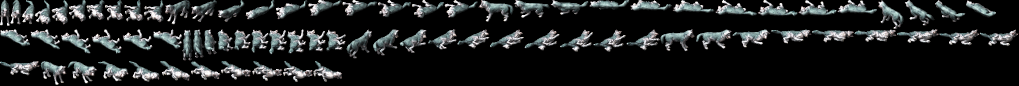
#> input picture godot/assets/combat_v4/source_vl/ani011_die.webp, 2038 x 171 px (shown at 1/2 size)
$ python -i paf04_glass_guard_assets.py   (imports and definitions only)
#> lines starting #> are read from the running program, lines starting #| are printed output that depends on the picture; after the words box and inside, x2 and y2 are one past the last pixel; in counts of white or black regions, pixels touching at a corner belong together
#!/usr/bin/env python3
"""PAF04 Hộ Mệnh Lưu Văn: FIRST-PARTY translucent GLASS-energy GUARD.
Original supersampled RGBA crystal petals, caustic reflections, pearlescent silk.
One moving SELF target, not a projectile, attack or status writer. NO rig, NO GIF.
All source layers and frames reproducible at exact Git SHA.
"""
from pathlib import Path
from PIL import Image,ImageDraw,ImageFilter
from paf04_r7_painterly_guard import charge as r7_charge, glass_shell as r7_shell, lock as r7_lock, shimmer as r7_shimmer
import math,random,hashlib
ROOT=Path(__file__).resolve().parents[2]
BASE=ROOT/'godot/labs/combat_lab/talisman14'
ASSET=BASE/'assets';SOURCE=BASE/'art_sources'
S=2
def pt(p):return [(round(x*S),round(y*S)) for x,y in p]
# [7 lines left out: function b3, not called in this run]
def new(w,h):return Image.new('RGBA',(w*S,h*S))
def L(d,pts,c,w=1):
    d.line(pt(pts),fill=c,width=max(1,round(S*w)),joint='curve')
# [4 lines left out: function glow, not called in this run]
def final(image,w,h):return image.resize((w,h),Image.Resampling.LANCZOS)
# [40 lines left out: functions shard, charge, not called in this run]
def shell(i,n=16,front=False):
    """Organic liquid-crystal protection: transparent flowing ribbons, not rings/UI."""
#> called with n = 16, front = False
    q=i/max(1,n-1)
    out=new(352,448)
#> out: PIL image 704x896 RGBA; every value is 0
    # Very low-opacity refractive surface: performer is visible through every layer.
    m=Image.new('L',(352*S,448*S),0)
#> m: PIL image 704x896 L; every value is 0
    ImageDraw.Draw(m).ellipse(pt([(73,109),(288,369)]),fill=25 if not front else 9)
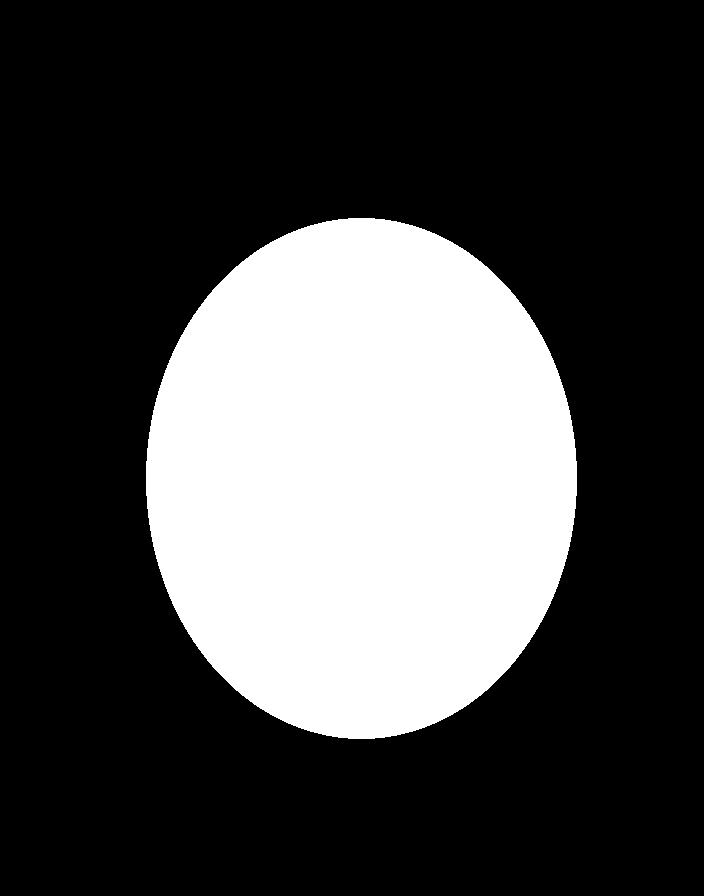
#> m: PIL image 704x896 L; values 0 (black) and 25 (white), 27.9% white; 1 white region, box (x1, y1, x2, y2) and area: (146, 218, 577, 739) 176283
    body=Image.new('RGBA',m.size,(42,225,201,0))
    body.putalpha(m.filter(ImageFilter.GaussianBlur(19*S)))
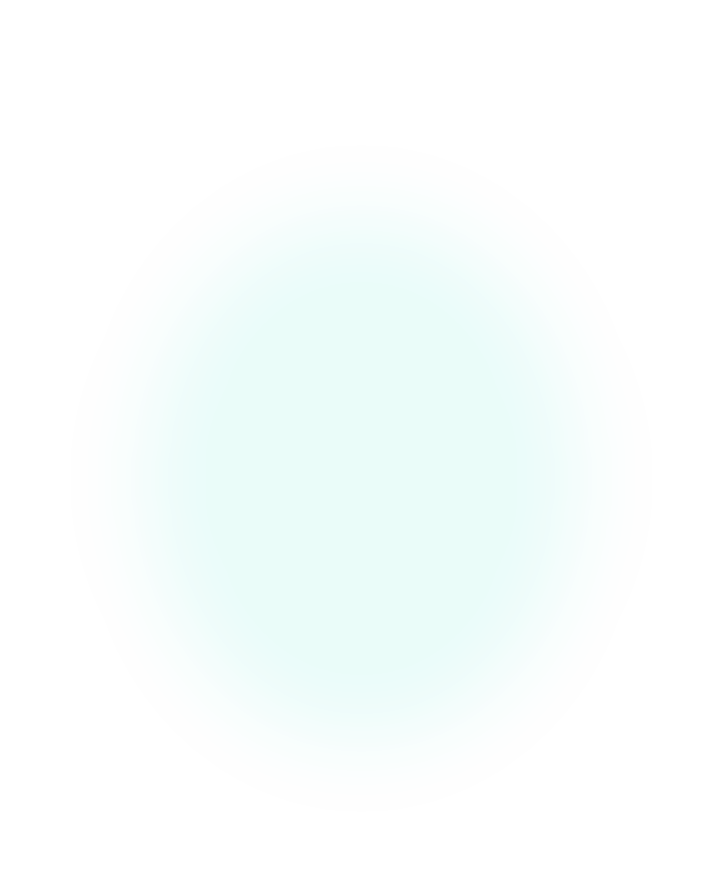
#> body: PIL image 704x896 RGBA; mean R, G, B, A 42, 225, 201, 7; transparent parts drawn white
    out.alpha_composite(body)
    # Seven differently authored silk-glass ribbons wrap around the self character.
    paths=[
        ((151,125),(97,129),(63,198),(98,311),25),
        ((196,119),(250,150),(301,200),(254,314),30),
        ((103,166),(130,95),(213,100),(242,162),22),
        ((92,293),(117,355),(160,372),(194,342),24),
        ((256,284),(252,347),(198,367),(174,341),23),
        ((111,216),(147,179),(202,182),(247,230),12),
        ((243,246),(199,267),(150,265),(108,252),10),
    ]
    paint=new(352,448);d=ImageDraw.Draw(paint,'RGBA')
    for k,(a,b,c,e,width) in enumerate(paths):
        if front and k in (2,5,6):continue
        if not front and k in (3,4):continue
        sway=7*math.sin(q*5+k*.9)
        a=(a[0]+sway*.2,a[1])
        b=(b[0]+sway*.55,b[1]+4*math.sin(q*5+k))
        c=(c[0]-sway*.4,c[1]-4*math.cos(q*4+k))
        e=(e[0]-sway*.2,e[1])
        arc=b3(a,b,c,e,44)
        left=[];right=[]
        for j,(x,y) in enumerate(arc):
            z=j/max(1,len(arc)-1)
            prev=arc[max(0,j-1)];nxt=arc[min(len(arc)-1,j+1)]
            vx=nxt[0]-prev[0];vy=nxt[1]-prev[1]
            length=max(.01,math.hypot(vx,vy))
            thick=width*(.12+.88*math.sin(z*math.pi)**.75)
            thick*=1+.12*math.sin(z*13+q*6+k)
            dx=-vy/length*thick;dy=vx/length*thick
            left.append((x+dx,y+dy))
            right.append((x-dx*.54,y-dy*.54))
        d.polygon(pt(left+right[::-1]),fill=(49,224,201,39 if front else 61))
        L(d,left,(181,255,234,170 if not front else 133),2.1)
        L(d,right,(71,239,215,93),1.0)
        L(d,arc,(253,234,169,114 if k%3==0 else 67),1.1)
        for j in (12,29):
            xx,yy=arc[j]
            d.ellipse(pt([(xx-1.7,yy-1.7),(xx+1.7,yy+1.7)]),
                      fill=(251,251,222,164))
    glow(out,paint,11,.27)
    dust=new(352,448);d=ImageDraw.Draw(dust,'RGBA')
    rng=random.Random(7819+i)
    for k in range(47):
        x=rng.uniform(92,264);y=rng.uniform(129,347)
        dis=((x-176)/105)**2+((y-238)/125)**2
        if dis<.38:continue
        length=rng.uniform(2,8)
        L(d,[(x-length*.6,y+3),(x,y-3),(x+length,y-6)],
          (221,255,224,rng.randint(54,134)),.85)
        if k%9==0:d.ellipse(pt([(x-1,y-1),(x+1,y+1)]),
                           fill=(255,232,166,178))
    glow(out,dust,5,.17)
    return final(out,352,448)
# [217 lines left out: functions impact, glint, badge, atlas, r4_ribbon, r4_shell and 3 more, not called in this run]
# [1 line not run here, left out]

>>> import cv2
>>> picture = cv2.imread('../../godot/assets/combat_v4/source_vl/ani011_die.webp', cv2.IMREAD_GRAYSCALE)
#> (the run stopped early here; a loop or call above may not have finished)

$ run again, on godot/assets/combat_v4/source_vl/ani011_wlk.webp
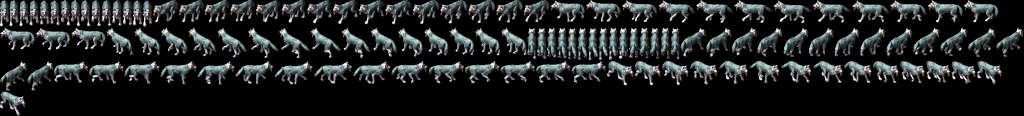
#> input picture godot/assets/combat_v4/source_vl/ani011_wlk.webp, 2048 x 231 px (shown at 1/2 size)
#> in shell, `q=i/max(1,n-1)`:
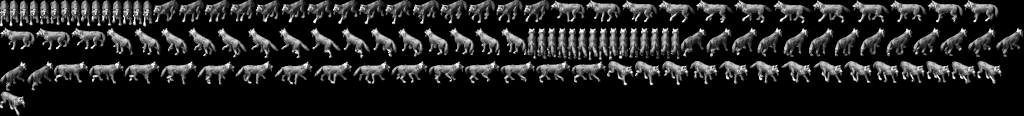
#> q: shape (231, 2048) float64 (shown at 1/2 size); min 0, max 16.67, mean 2.27; drawn with min black and max white
